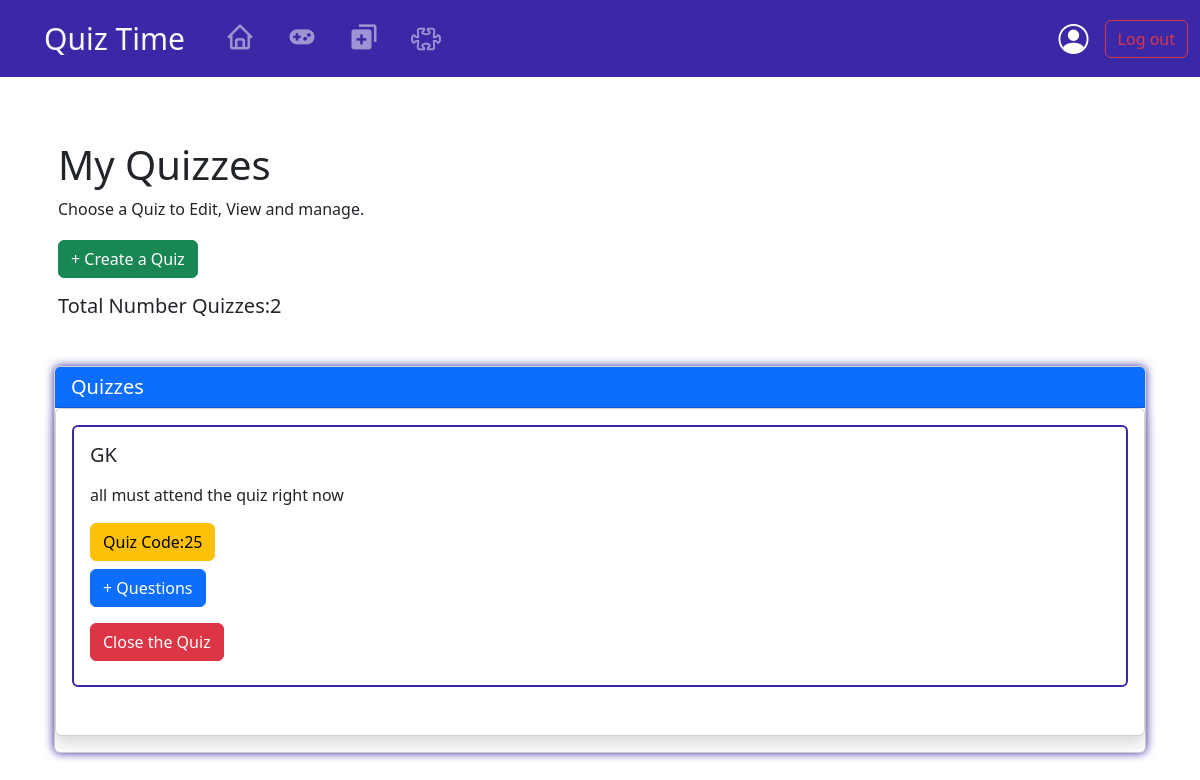
The app's page /myquiz/1, older data.
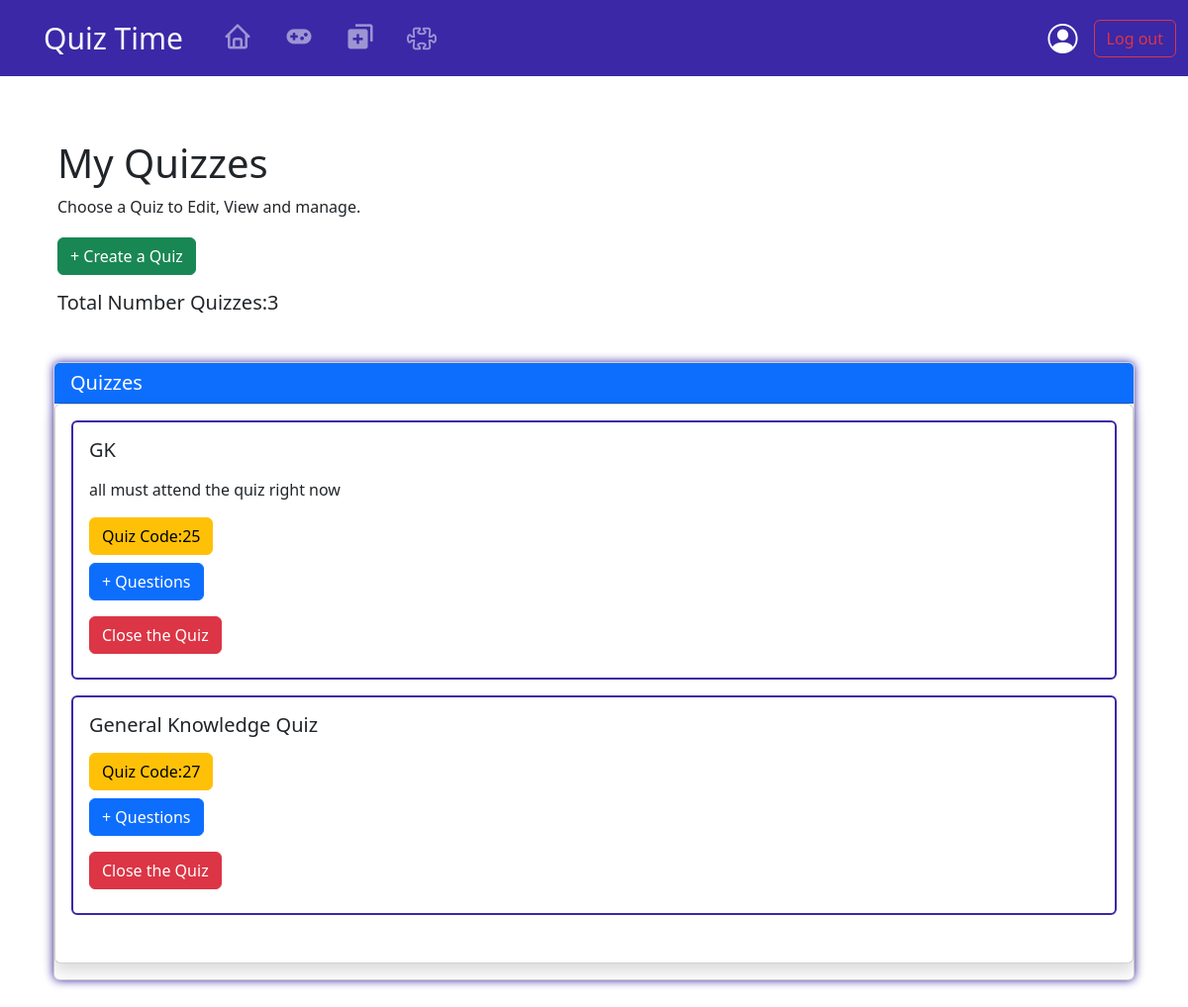
The same page, newer data.
### quiz/models.py (models this page shows, shortened)
class Quiz(models.Model):
    creator = models.ForeignKey(User, on_delete=models.CASCADE)
    title = models.CharField(max_length=100)
    description = models.TextField()
    is_published = models.BooleanField(default=False)
    is_closed = models.BooleanField(default=False)

### quiz/views.py (the view)
# urls.py: path("myquiz/<int:user_id>",views.myquiz,name="myquiz"),
def myquiz(request,user_id):
    user = get_object_or_404(User, id=user_id)
    quiz = user.quiz_set.all()
    paginator = Paginator(quiz,5)
    page_Number = request.GET.get('page')
    quizes = paginator.get_page(page_Number)
    if request.method == "POST":
        quiz_id = request.POST.get('quiz_id')
        quiz = get_object_or_404(Quiz, id=quiz_id)
        quiz.is_closed = True
        quiz.save()
        return redirect('myquiz', user_id=request.user.id)
    context={
        'user':user,
        'quiz' : quizes,
        'quiz_count':quiz.count()
    }
    return render(request,"quiz/myQuiz.html",context)

### quiz/templates/quiz/myQuiz.html (shortened to what this page needs)
{% extends "quiz/layout.html" %}
{% block body %}
<div class="container rounded box-shadow1 bg-white mx-auto mt-5 m-5">
    <h1 class="mt=3 p-3">My Quizzes</h1>
    <p class="p-3" style="margin-top:-2rem;">Choose a Quiz to Edit, View and manage.</p>
    <a href="{% url 'create_quiz' %}" class="btn btn-success" style="margin-left:1rem;margin-top:-1rem;">+ Create a Quiz</a>
    <h5 class="m-3">Total Number Quizzes:{{ quiz_count }}</h5>
    <div class="container mt-5 mb-5">
        <div class="card box-shadow">
            <h5 class="card-header bg-primary text-white">Quizzes</h5>
            <div class="card mb-3 shadow">
            <div class="card-body rounded">
                {% if quiz_count == 0 %}
                <div class="mb-3 hover_effect rounded p-3" style="border:2px solid #3A28A7;">
                    <h5 class="card-title">Empty! No Quizes has been created!</h5>
                </div>
                {% else %}
                {% for quiz in quiz %}
                {% if quiz.is_published and quiz.is_closed == False %}
                    <div class="mb-3 hover_effect rounded p-3" style="border:2px solid #3A28A7;">
                        <h5 class="card-title">{{ quiz.title }}</h5>
                        <p class="card-text">{{ quiz.description|safe }}</p>
                        <h5 class="btn btn-warning">Quiz Code:{{ quiz.id }}<h5>
                        <a href="{% url 'question' quiz_id=quiz.id %}" class="btn btn-primary">+ Questions</a>
                        <form action="{% url 'myquiz' user_id=user.id %}" method="POST">
                            <button class="btn btn-danger mt-3" type="submit">Close the Quiz</button>
                        </form>
                    </div>
                    {% endif %}
                {% endfor %}
                {% endif %}
            </div>
            <nav aria-label = "Page navigation example">
            </nav>
        </div>
          </div>
    </div>
</div>
{% endblock %}

### quiz/templates/quiz/layout.html (shortened to what this page needs)
{% load static  %}
<!DOCTYPE html>
<html lang="en">
<head>
    <link href='https://unpkg.com/boxicons@2.1.4/css/boxicons.min.css' rel='stylesheet'>
    <link rel="stylesheet" href="https://stackpath.bootstrapcdn.com/bootstrap/4.3.1/css/bootstrap.min.css">
    <link href="https://cdn.jsdelivr.net/npm/bootstrap@5.3.2/dist/css/bootstrap.min.css" rel="stylesheet">
    <link rel="stylesheet" href="https://cdn.jsdelivr.net/npm/bootstrap-icons@1.11.1/font/bootstrap-icons.css">
    <link href="{% static 'quiz/styles.css' %}" rel="stylesheet">
    <link rel="stylesheet" href="https://cdnjs.cloudflare.com/ajax/libs/font-awesome/6.0.0-beta3/css/all.min.css">
</head>
  <body>
      <header>
          <nav class="navbar navbar-expand-lg" style="background-color:#3A28A7">
              <div class="container-fluid">
                  <a class="navbar-brand text-light" style="font-weight:2rem;font-size:30px;margin-left:2rem;margin-right:2rem;" href="{% url 'index' %}">Quiz Time</a>
                  <div class="collapse navbar-collapse" id="navbarSupportedContent">
                      <ul class="navbar-nav me-auto mb-2 mb-lg-0">
                          <li class="nav-item" style="margin-right:1rem;">
                            <a href="{% url 'index' %}" class="nav-link" style="color:#FFFFFF80;font-weight:2rem;font-size:30px;"
                                data-bs-toggle="popover" data-bs-placement="bottom"
                                data-bs-custom-class="custom-popover"
                                data-bs-title="Home">
                                <i class='bx bx-home' id="home" ></i>
                          </a>
                          </li>
                          <li class="nav-item" id="play" style="margin-right:1rem;">
                            <a href="{% url 'play' %}" class="nav-link" style="color:#FFFFFF80;font-weight:2rem;font-size:30px;"
                                data-bs-toggle="popover" data-bs-placement="bottom"
                                data-bs-custom-class="custom-popover"
                                data-bs-title="Play">
                                <i class='bx bxs-joystick-alt' ></i>
                          </a>
                          </li>
                          {% if user.is_authenticated %}
                          <li class="nav-item" id="create" style="margin-right:1rem;">
                            <a href="{% url 'create_quiz' %}" class="nav-link" style="color:#FFFFFF80;font-weight:2rem;font-size:30px;"
                                data-bs-toggle="popover" data-bs-placement="bottom"
                                data-bs-custom-class="custom-popover"
                                data-bs-title="Create Quiz">
                                <i class='bx bxs-duplicate' ></i>
                          </a>
                          </li>
                          <li class="nav-item" id="myquiz" style="margin-right:1rem;">
                            <a href="{% url 'myquiz' user.id %}" class="nav-link" style="color:#FFFFFF80;font-weight:2rem;font-size:30px;"
                                data-bs-toggle="popover" data-bs-placement="bottom"
                                data-bs-custom-class="custom-popover"
                                data-bs-title="My Quizzes">
                               <i class="bi bi-puzzle"></i>
                          </a>
                          </li>
                          {% endif %}
                      </ul>
                    {% if user.is_authenticated %}
                        <a href="{% url 'profile' user.id %}" class="nav-link" style="color:#FFFFFF80;font-weight:2rem;font-size:30px;"
                            data-bs-toggle="popover" data-bs-placement="bottom"
                            data-bs-custom-class="custom-popover"
                            data-bs-title="Profile">
                            <i class="bi bi-person-circle text-white ms-2"></i>
                        </a>
                        <a class="btn btn-outline-danger ms-3" href="{% url 'logout' %}">Log out</a>
                    {% else %}
                        <a href="{% url 'login' %}" class="btn btn-outline-success">Login</a>
                    {% endif %}
                  </div>
              </div>
          </nav>
      </header>
{% block body %}
{% endblock %}
  </body>
</html>

### quiz/templates/quiz/myQuiz.html (style rules this page uses)
body { background-image: url('https://png.pngtree.com/thumb_back/fh260/background/20210803/pngtree-modern-simple-elegant-dark-blue-landing-page-website-background-image_756950.jpg'); background-size: cover; }
.box-shadow { box-shadow:0 0 10px #3A28A7; }

Row changes from the older to the newer data that the page shows:
added Quiz: title "General Knowledge Quiz", id "27"
Text that changed along with them:
{{ quiz_count }}: "2" → "3"
